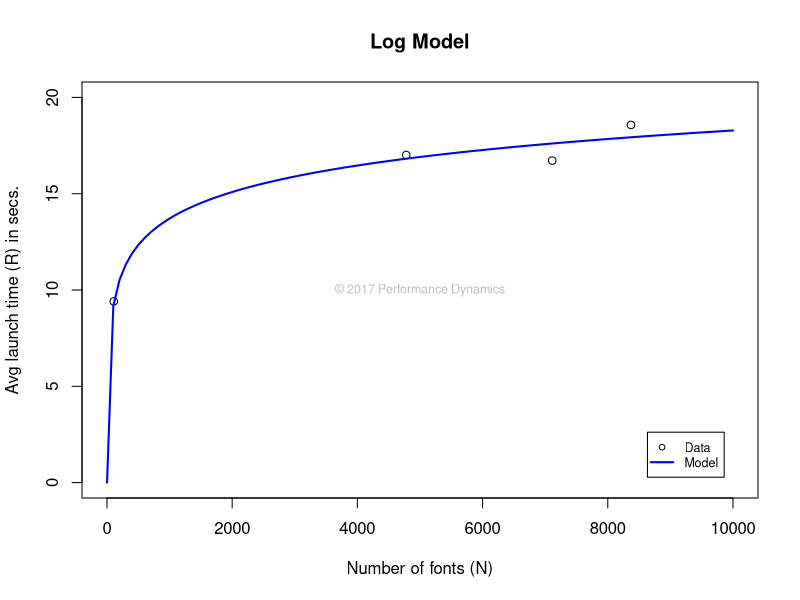
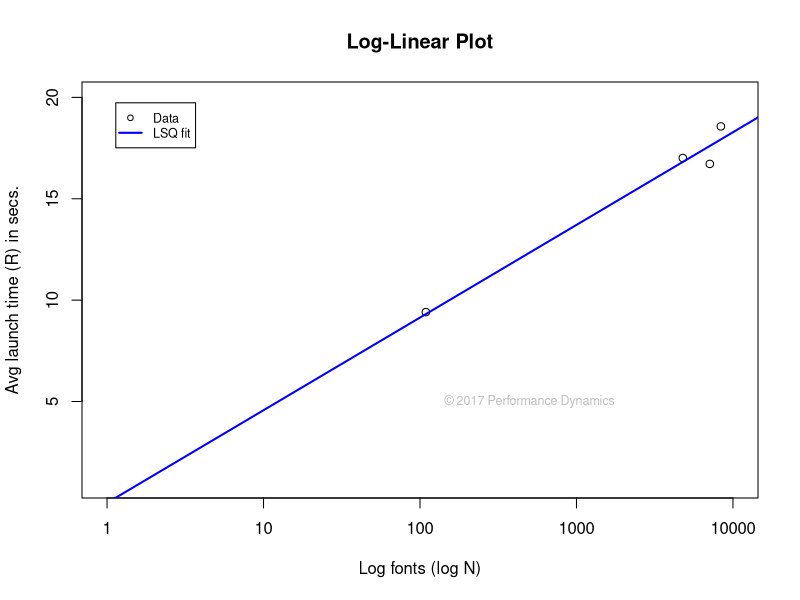

Write the R code that produced these figures, in order.
# XFiles model GCaP class and book p. 256.
# Created by NJG on Thu May 10 07:00:46 2012
#
# Original model: R / 9.41 = log10(4781) / log10(110)

FServer   <- c("Xfs1","Xfs2","NFS1","NFS2")
nFonts    <- c(8371, 7113, 4781, 109)
RTdata    <- c(18.57, 16.72, 17.01, 9.41)
df.files  <- data.frame(FServer, nFonts, RTdata)
print(df.files)

# Regression fit: k coefficient = 10 / log10(100) = 10/2 = 5
fit <- nls(RTdata ~ k * log10(nFonts), data=df.files, start=list(k=5.0))
# 4.570728  cd. 9.41 / log10(100) =  4.705 in my original model
print(summary(fit))
print(coef(fit)) 
logmodel <- function(fonts) { coef(fit)[1] * log10(fonts) }


# Linear x-scale plot
plot(df.files$nFonts, df.files$RTdata, type="p", 
  xlim=c(1,1e4), ylim=c(0,20), 
	xlab="Number of fonts (N)", 
  ylab="Avg launch time (R) in secs.",
	main="Log Model")
curve(logmodel(x), from=1, to=1e4, col="blue", lwd=2, add=TRUE)
text(5000,10,"© 2017 Performance Dynamics",col="gray",cex=0.75)
legend("bottomright", legend=c("Data", "Model"),  
       lty=c(NA,1), lwd=c(NA,2), 
       col=c("black","blue"),
       pch=c(1,NA), cex=0.75, inset=0.05) 

# log x-scale plot
plot(df.files$nFonts, df.files$RTdata, type="p", 
     xlim=c(1,1e4), ylim=c(1,20), log="x", 
     xlab="Log fonts (log N)", 
     ylab="Avg launch time (R) in secs.",
     main="Log-Linear Plot")
abline(a=0, b=coef(fit), lty="solid", lwd=2, col="blue")
text(500,5,"© 2017 Performance Dynamics",col="gray",cex=0.75)
legend("topleft", legend=c("Data", "LSQ fit"),  
       lty=c(NA,1), lwd=c(NA,2),
       col=c("black","blue"),
       pch=c(1,NA), cex=0.75, inset=0.05) 



# Calculate errors
RTmodel <- sapply(nFonts, FUN=logmodel)
RTerrpc <- 100 * (RTdata - RTmodel) / RTdata
df.rt   <- data.frame(FServer, RTdata, RTmodel, RTerrpc)
print(df.rt)



